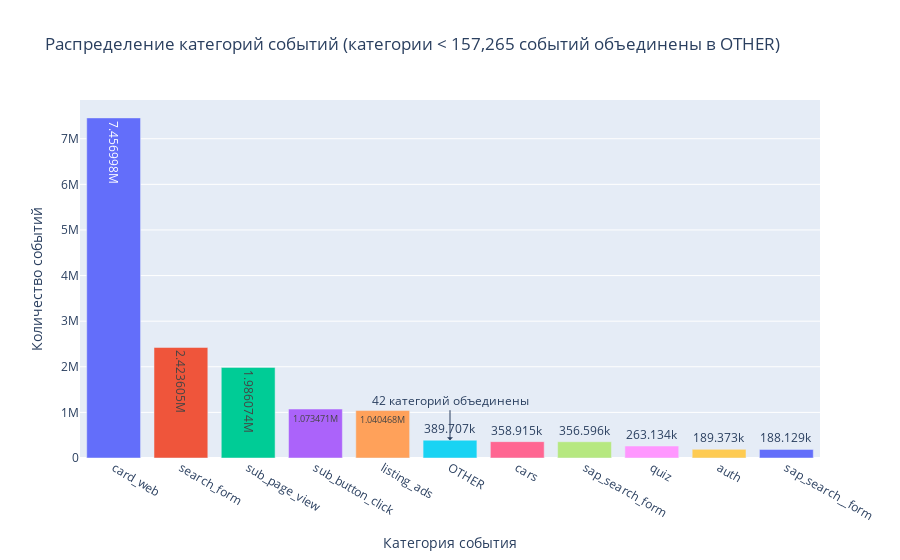

Here is the notebook cell this chart was saved with:
### Code cell
# Рассчитываем порог (1% от общего количества событий)
threshold = len(ga_hits_filled) * 0.01

# Создаем словарь для замены значений
value_counts = ga_hits_filled["event_category"].value_counts()
replace_dict = {
    category: "OTHER" for category in value_counts[value_counts < threshold].index
}

# Создаем новый столбец с объединенными категориями
ga_hits_filled["event_category_grouped"] = ga_hits_filled["event_category"].replace(
    replace_dict
)

# Подготавливаем данные для визуализации
event_counts = ga_hits_filled["event_category_grouped"].value_counts().reset_index()
event_counts.columns = ["category", "count"]  # Переименовываем столбцы

# Строим интерактивную диаграмму
fig = px.bar(
    event_counts,
    x="category",  # Используем новое имя столбца
    y="count",
    labels={"category": "Категория события", "count": "Количество событий"},
    title=f"Распределение категорий событий (категории < {threshold:,.0f} событий объединены в OTHER)",
    text_auto=True,
    color="category",
    color_discrete_sequence=px.colors.qualitative.Plotly,
)

# Настраиваем отображение
fig.update_layout(
    xaxis_title="Категория события",
    yaxis_title="Количество событий",
    xaxis={"categoryorder": "total descending"},
    showlegend=False,
    hovermode="x",
)

# Добавляем подпись с количеством объединенных категорий
other_count = len(value_counts[value_counts < threshold])
fig.add_annotation(
    x="OTHER",
    y=event_counts.loc[event_counts["category"] == "OTHER", "count"].values[0],
    text=f"{other_count} категорий объединены",
    showarrow=True,
    arrowhead=1,
    ax=0,
    ay=-40,
)

fig.show()

### Figure 1 — Plotly figure (JSON) as saved in the notebook; plotly's stock layout.template omitted (floating-point values rounded to 4 significant figures)
{"data": [{"alignmentgroup": "True", "hovertemplate": "Категория события=%{x}<br>Количество событий=%{y}<extra></extra>", "legendgroup": "card_web", "marker": {"color": "#636EFA", "pattern": {"shape": ""}}, "name": "card_web", "offsetgroup": "card_web", "orientation": "v", "showlegend": true, "textposition": "auto", "texttemplate": "%{y}", "type": "bar", "x": ["card_web"], "xaxis": "x", "y": [7456998], "yaxis": "y"}, {"alignmentgroup": "True", "hovertemplate": "Категория события=%{x}<br>Количество событий=%{y}<extra></extra>", "legendgroup": "search_form", "marker": {"color": "#EF553B", "pattern": {"shape": ""}}, "name": "search_form", "offsetgroup": "search_form", "orientation": "v", "showlegend": true, "textposition": "auto", "texttemplate": "%{y}", "type": "bar", "x": ["search_form"], "xaxis": "x", "y": [2423605], "yaxis": "y"}, {"alignmentgroup": "True", "hovertemplate": "Категория события=%{x}<br>Количество событий=%{y}<extra></extra>", "legendgroup": "sub_page_view", "marker": {"color": "#00CC96", "pattern": {"shape": ""}}, "name": "sub_page_view", "offsetgroup": "sub_page_view", "orientation": "v", "showlegend": true, "textposition": "auto", "texttemplate": "%{y}", "type": "bar", "x": ["sub_page_view"], "xaxis": "x", "y": [1986074], "yaxis": "y"}, {"alignmentgroup": "True", "hovertemplate": "Категория события=%{x}<br>Количество событий=%{y}<extra></extra>", "legendgroup": "sub_button_click", "marker": {"color": "#AB63FA", "pattern": {"shape": ""}}, "name": "sub_button_click", "offsetgroup": "sub_button_click", "orientation": "v", "showlegend": true, "textposition": "auto", "texttemplate": "%{y}", "type": "bar", "x": ["sub_button_click"], "xaxis": "x", "y": [1073471], "yaxis": "y"}, {"alignmentgroup": "True", "hovertemplate": "Категория события=%{x}<br>Количество событий=%{y}<extra></extra>", "legendgroup": "listing_ads", "marker": {"color": "#FFA15A", "pattern": {"shape": ""}}, "name": "listing_ads", "offsetgroup": "listing_ads", "orientation": "v", "showlegend": true, "textposition": "auto", "texttemplate": "%{y}", "type": "bar", "x": ["listing_ads"], "xaxis": "x", "y": [1040468], "yaxis": "y"}, {"alignmentgroup": "True", "hovertemplate": "Категория события=%{x}<br>Количество событий=%{y}<extra></extra>", "legendgroup": "OTHER", "marker": {"color": "#19D3F3", "pattern": {"shape": ""}}, "name": "OTHER", "offsetgroup": "OTHER", "orientation": "v", "showlegend": true, "textposition": "auto", "texttemplate": "%{y}", "type": "bar", "x": ["OTHER"], "xaxis": "x", "y": [389707], "yaxis": "y"}, {"alignmentgroup": "True", "hovertemplate": "Категория события=%{x}<br>Количество событий=%{y}<extra></extra>", "legendgroup": "cars", "marker": {"color": "#FF6692", "pattern": {"shape": ""}}, "name": "cars", "offsetgroup": "cars", "orientation": "v", "showlegend": true, "textposition": "auto", "texttemplate": "%{y}", "type": "bar", "x": ["cars"], "xaxis": "x", "y": [358915], "yaxis": "y"}, {"alignmentgroup": "True", "hovertemplate": "Категория события=%{x}<br>Количество событий=%{y}<extra></extra>", "legendgroup": "sap_search_form", "marker": {"color": "#B6E880", "pattern": {"shape": ""}}, "name": "sap_search_form", "offsetgroup": "sap_search_form", "orientation": "v", "showlegend": true, "textposition": "auto", "texttemplate": "%{y}", "type": "bar", "x": ["sap_search_form"], "xaxis": "x", "y": [356596], "yaxis": "y"}, {"alignmentgroup": "True", "hovertemplate": "Категория события=%{x}<br>Количество событий=%{y}<extra></extra>", "legendgroup": "quiz", "marker": {"color": "#FF97FF", "pattern": {"shape": ""}}, "name": "quiz", "offsetgroup": "quiz", "orientation": "v", "showlegend": true, "textposition": "auto", "texttemplate": "%{y}", "type": "bar", "x": ["quiz"], "xaxis": "x", "y": [263134], "yaxis": "y"}, {"alignmentgroup": "True", "hovertemplate": "Категория события=%{x}<br>Количество событий=%{y}<extra></extra>", "legendgroup": "auth", "marker": {"color": "#FECB52", "pattern": {"shape": ""}}, "name": "auth", "offsetgroup": "auth", "orientation": "v", "showlegend": true, "textposition": "auto", "texttemplate": "%{y}", "type": "bar", "x": ["auth"], "xaxis": "x", "y": [189373], "yaxis": "y"}, {"alignmentgroup": "True", "hovertemplate": "Категория события=%{x}<br>Количество событий=%{y}<extra></extra>", "legendgroup": "sap_search__form", "marker": {"color": "#636EFA", "pattern": {"shape": ""}}, "name": "sap_search__form", "offsetgroup": "sap_search__form", "orientation": "v", "showlegend": true, "textposition": "auto", "texttemplate": "%{y}", "type": "bar", "x": ["sap_search__form"], "xaxis": "x", "y": [188129], "yaxis": "y"}], "layout": {"annotations": [{"arrowhead": 1, "ax": 0, "ay": -40, "showarrow": true, "text": "42 категорий объединены", "x": "OTHER", "y": 389707}], "barmode": "relative", "hovermode": "x", "legend": {"title": {"text": "Категория события"}, "tracegroupgap": 0}, "showlegend": false, "title": {"text": "Распределение категорий событий (категории < 157,265 событий объединены в OTHER)"}, "xaxis": {"anchor": "y", "categoryarray": ["card_web", "search_form", "sub_page_view", "sub_button_click", "listing_ads", "OTHER", "cars", "sap_search_form", "quiz", "auth", "sap_search__form"], "categoryorder": "total descending", "domain": [0, 1], "title": {"text": "Категория события"}}, "yaxis": {"anchor": "x", "domain": [0, 1], "title": {"text": "Количество событий"}}}}
